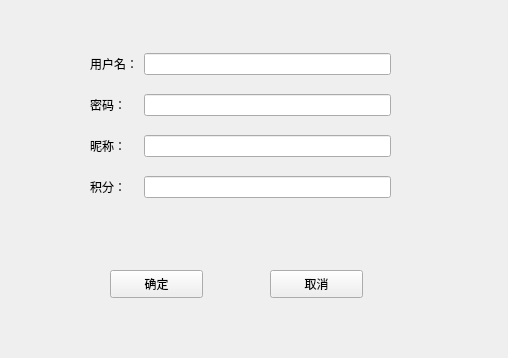
<?xml version="1.0" encoding="UTF-8"?>
<ui version="4.0">
 <class>updatemember</class>
 <widget class="QWidget" name="updatemember">
  <property name="geometry">
   <rect>
    <x>0</x>
    <y>0</y>
    <width>508</width>
    <height>358</height>
   </rect>
  </property>
  <property name="windowTitle">
   <string>Form</string>
  </property>
  <widget class="QWidget" name="layoutWidget">
   <property name="geometry">
    <rect>
     <x>90</x>
     <y>40</y>
     <width>301</width>
     <height>171</height>
    </rect>
   </property>
   <layout class="QGridLayout" name="gridLayout">
    <item row="1" column="1">
     <widget class="QLineEdit" name="lineEdit"/>
    </item>
    <item row="2" column="0">
     <widget class="QLabel" name="label_2">
      <property name="text">
       <string>密码：</string>
      </property>
     </widget>
    </item>
    <item row="2" column="1">
     <widget class="QLineEdit" name="lineEdit_2"/>
    </item>
    <item row="3" column="0">
     <widget class="QLabel" name="label_3">
      <property name="text">
       <string>昵称：</string>
      </property>
     </widget>
    </item>
    <item row="3" column="1">
     <widget class="QLineEdit" name="lineEdit_3"/>
    </item>
    <item row="4" column="0">
     <widget class="QLabel" name="label_4">
      <property name="text">
       <string>积分：</string>
      </property>
     </widget>
    </item>
    <item row="1" column="0">
     <widget class="QLabel" name="label">
      <property name="text">
       <string>用户名：</string>
      </property>
     </widget>
    </item>
    <item row="4" column="1">
     <widget class="QLineEdit" name="lineEdit_4"/>
    </item>
   </layout>
  </widget>
  <widget class="QPushButton" name="pushButton_2">
   <property name="geometry">
    <rect>
     <x>270</x>
     <y>270</y>
     <width>93</width>
     <height>28</height>
    </rect>
   </property>
   <property name="text">
    <string>取消</string>
   </property>
  </widget>
  <widget class="QPushButton" name="pushButton">
   <property name="geometry">
    <rect>
     <x>110</x>
     <y>270</y>
     <width>93</width>
     <height>28</height>
    </rect>
   </property>
   <property name="text">
    <string>确定</string>
   </property>
  </widget>
 </widget>
 <resources/>
 <connections/>
</ui>
